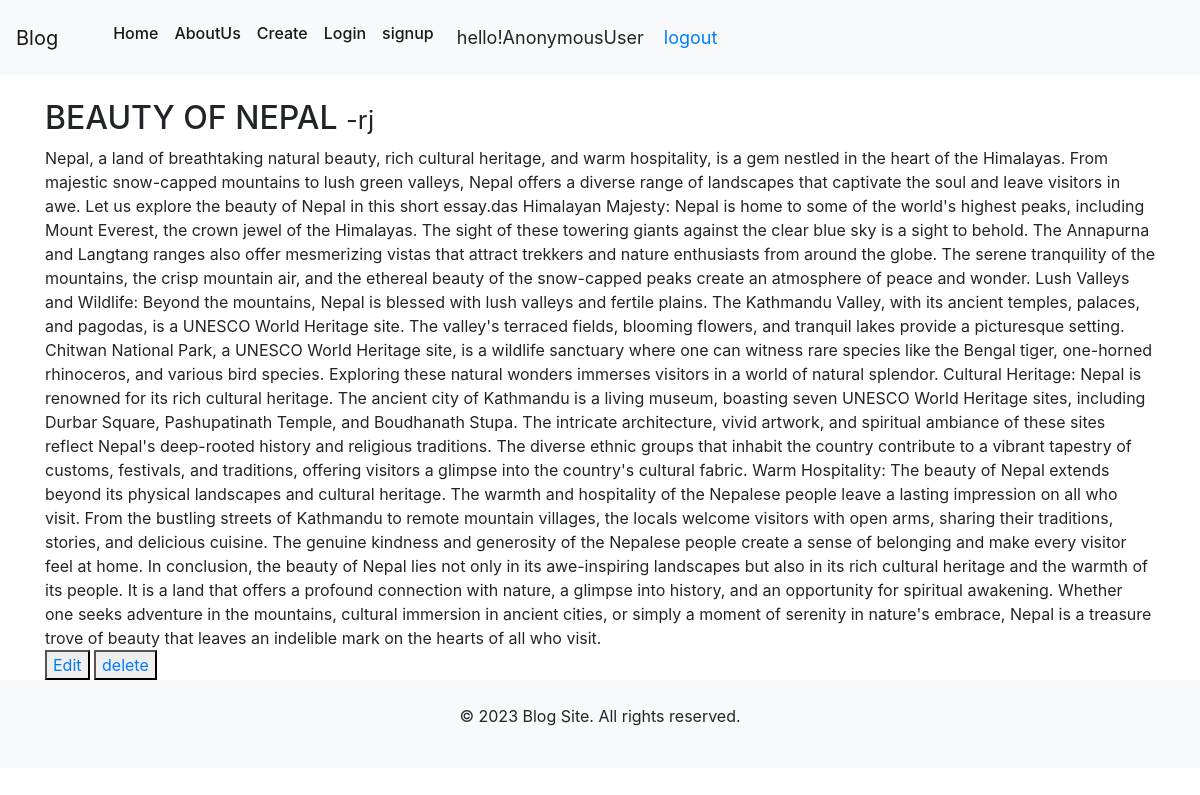
The app's page /readmore/2 with its own data.
### app/models.py (models this page shows, shortened)
class Blog(models.Model):
   title=models.CharField(max_length=150)
   body=models.TextField()
   author=models.CharField(max_length=20)

### app/views.py (the view)
# urls.py: path('readmore/<int:pk>',views.readmore,name='readmore'),
def readmore(request,pk):
    blog=get_object_or_404(Blog,id=pk)
    return render(request,'detail.html',{'blog':blog})

### templates/detail.html (shortened to what this page needs)
{% extends 'base.html' %}
    {% block content%}
  <br/>
  <h2>{{blog.title }} <small>{{blog.author}}</small>
  </h2>
  {{blog.body}}
  <br>
  <button> <a href="{% url 'editblog' blog.pk  %}">Edit</a></button>
  <button><a href="{% url 'delete' blog.pk %}">delete</a></button>
{% endblock %}

### records on screen
Blog: title "BEAUTY OF NEPAL", author "-rj", body "Nepal, a land of breathtaking natural beauty, rich cultural heritage, and warm hospitality, is a gem nestled in the heart of the Himalayas. From majestic snow-capped mountains to lush green valleys, Nepal offers a diverse range of landscapes that captivate the soul and leave visitors in awe. Let us explore the beauty of Nepal in this short essay.das Himalayan Majesty: Nepal is home to some of the world's highest peaks, including Mount Everest, the crown jewel of the Himalayas. The sight of these towering giants against the clear blue sky is a sight to behold. The Annapurna and Langtang ranges also offer mesmerizing vistas that attract trekkers and nature enthusiasts from around the globe.…"

### other values on screen
{{ request.user }} "AnonymousUser"
